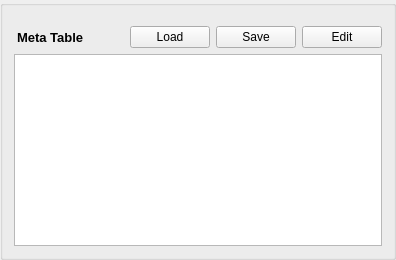
               <widget class="QGroupBox" name="verticalGroupBox_9">
                <layout class="QVBoxLayout" name="verticalLayout_15">
                 <item>
                  <widget class="Line" name="line_5">
                   <property name="lineWidth">
                    <number>0</number>
                   </property>
                   <property name="orientation">
                    <enum>Qt::Horizontal</enum>
                   </property>
                  </widget>
                 </item>
                 <item>
                  <layout class="QHBoxLayout" name="horizontalLayout_14">
                   <item>
                    <widget class="QLabel" name="label_19">
                     <property name="font">
                      <font>
                       <pointsize>10</pointsize>
                       <bold>true</bold>
                      </font>
                     </property>
                     <property name="text">
                      <string>Meta Table</string>
                     </property>
                     <property name="indent">
                      <number>3</number>
                     </property>
                    </widget>
                   </item>
                   <item>
                    <spacer name="horizontalSpacer_19">
                     <property name="orientation">
                      <enum>Qt::Horizontal</enum>
                     </property>
                     <property name="sizeHint" stdset="0">
                      <size>
                       <width>40</width>
                       <height>20</height>
                      </size>
                     </property>
                    </spacer>
                   </item>
                   <item>
                    <widget class="QPushButton" name="PB_MetaTable_btn_load">
                     <property name="text">
                      <string>Load</string>
                     </property>
                    </widget>
                   </item>
                   <item>
                    <widget class="QPushButton" name="PB_MetaTable_btn_save">
                     <property name="text">
                      <string>Save</string>
                     </property>
                    </widget>
                   </item>
                   <item>
                    <widget class="QPushButton" name="PB_MetaTable_btn_Edit">
                     <property name="text">
                      <string>Edit</string>
                     </property>
                    </widget>
                   </item>
                  </layout>
                 </item>
                 <item>
                  <widget class="QTableWidget" name="PB_MetaTable_widget">
                   <property name="editTriggers">
                    <set>QAbstractItemView::NoEditTriggers</set>
                   </property>
                   <property name="showDropIndicator" stdset="0">
                    <bool>false</bool>
                   </property>
                   <property name="dragEnabled">
                    <bool>false</bool>
                   </property>
                   <property name="dragDropOverwriteMode">
                    <bool>false</bool>
                   </property>
                   <property name="dragDropMode">
                    <enum>QAbstractItemView::NoDragDrop</enum>
                   </property>
                  </widget>
                 </item>
                </layout>
               </widget>
